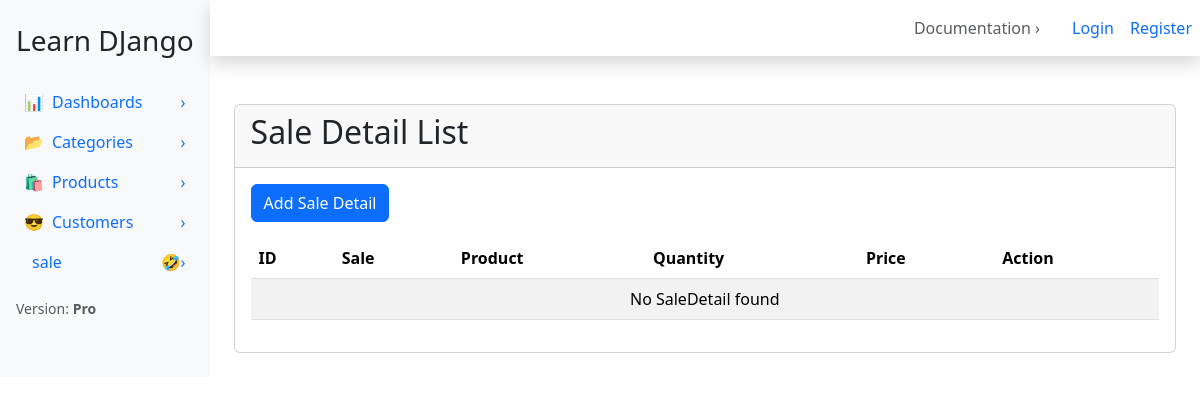
Before: /saledetail/ with the older database file.
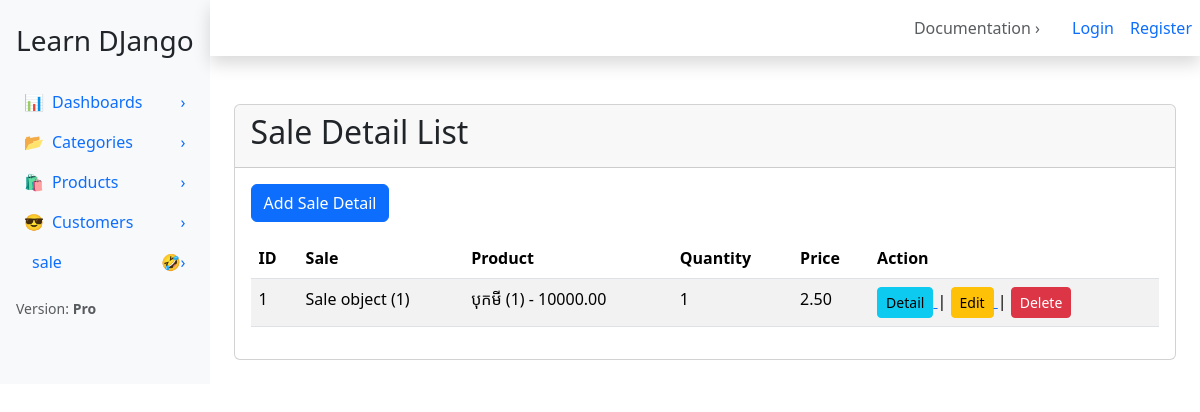
After: the same page with the newer database file.
### apps/saledetail/models.py (models this page shows, shortened)
class SaleDetail(models.Model):
     sale = models.ForeignKey(Sale, on_delete=models.CASCADE)
     product = models.ForeignKey(Product, on_delete=models.CASCADE)
     qty = models.IntegerField(blank=False, null=False, default=1)
     price = models.DecimalField(max_digits=8, decimal_places=2, blank=False, null=False)
     class Meta:
          unique_together = ('sale', 'product')

### apps/sale/models.py (models this page shows)
class Sale(models.Model):
     saleCode = models.CharField(blank=False, null=False, max_length=20)
     saleData = models.DateField(blank=False, null=False)
     customerId = models.ForeignKey(Customer, on_delete=models.CASCADE)

### apps/product/models.py (models this page shows)
class Product(models.Model):
    name = models.CharField(max_length=200)
    photo = models.ImageField(upload_to='products_photo/', blank=True, null=True)
    quantity = models.PositiveIntegerField(default=0)
    price = models.DecimalField(max_digits=10, decimal_places=2, default=0)
    category = models.ForeignKey(
        Category,
        on_delete=models.CASCADE,
        related_name='products',
        blank=True,
        null=True
    )
    def __str__(self):
        return f"{self.name} ({self.quantity}) - {self.price}"

### apps/saledetail/views.py (the view)
# urls.py: path('', SaleDetailListView.as_view(), name='saledetail_list'),
class SaleDetailListView(ListView):
     model = SaleDetail
     template_name = 'saledetail/list_saledetail.html'
     context_object_name = 'saledetails'

### apps/saledetail/templates/saledetail/list_saledetail.html
{% extends 'base.html' %}
{% block content %}
<div class="card">
    <div class="card-header">
        <h2>Sale Detail List</h2>
    </div>
    <div class="card-body">
        <a href="{% url 'list_saledetail:saledetail_add' %}" class="btn btn-primary mb-3">
            Add Sale Detail
        </a>
        <div class="table-responsive">
            <table class="table table-striped">
                <thead>
                    <tr>
                        <th>ID</th>
                        <th>Sale</th>
                        <th>Product</th>
                        <th>Quantity</th>
                        <th>Price</th>
                        <th>Action</th>
                    </tr>
                </thead>
                <tbody>
                    {% for saledetail in saledetails %}
                        <tr>
                            <td>{{ saledetail.id }}</td>
                            <td>{{ saledetail.sale }}</td>
                            <td>{{ saledetail.product }}</td>
                            <td>{{ saledetail.qty }}</td>
                            <td>{{ saledetail.price }}</td>
                            <td>
                                <a href="{% url 'list_saledetail:saledetail_detail' saledetail.id %}">
                                    <button class="btn btn-sm btn-info">Detail</button>
                                </a> |
                                <a href="{% url 'list_saledetail:saledetail_edit' saledetail.id %}">
                                    <button class="btn btn-sm btn-warning">Edit</button>
                                </a> |
                                <a href="{% url 'list_saledetail:saledetail_delete' saledetail.id %}"><button class="btn btn-sm btn-danger">Delete</button></a>
                            </td>
                        </tr>
                    {% empty %}
                        <tr>
                            <td colspan="6" class="text-center">
                                No SaleDetail found
                            </td>
                        </tr>
                    {% endfor %}
                </tbody>
            </table>
        </div>
    </div>
</div>
{% endblock %}

Changed rows visible on the page:
added SaleDetail: id "1", sale "Sale object (1)", product "បុកមី (1) - 10000.00", qty "1", price "2.50"
Other visible differences:
text no longer shown: "No SaleDetail found"
